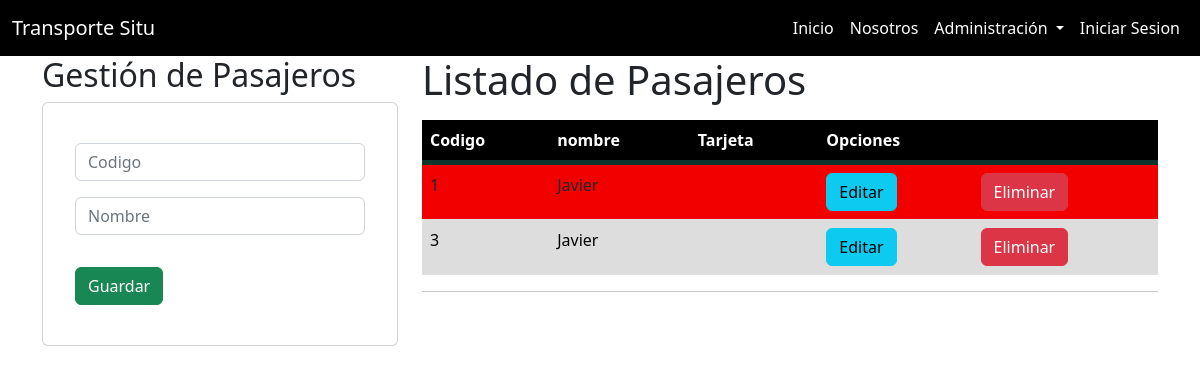
/pasajeros/, run on the app's committed database.
### GestionAdmin/models.py (models this page shows, shortened)
class Pasajero(models.Model):
    codigo = models.IntegerField(primary_key=True)
    nombre = models.CharField(max_length=10)
    tarjeta_transporte = models.OneToOneField(TarjetaTransporte, on_delete=models.CASCADE)
    class Meta:
        verbose_name = 'Pasajero'
        verbose_name_plural = 'Pasajeros'

### GestionAdmin/views.py (the view)
# urls.py: path('pasajeros/',pasajeros,name='pasajeros'),
def pasajeros(request):
    pasajeroslistados = Pasajero.objects.all()
    page = request.GET.get('page',1)
    try:
        paginator = Paginator(pasajeroslistados,5)
        pasajeroslistados = paginator.page(page)
    except:
        raise Http404
    data = {
        'entity': pasajeroslistados,
        'paginator': paginator
    }
    return render(request,"app/pasajero/gestionarPasajeros.html",data)

### GestionAdmin/templates/app/pasajero/gestionarPasajeros.html (shortened to what this page needs)
{% extends 'app/base.html'%}
{% block body %}
<div class="row">
    <div class="col-sm-12 col-md-6 col-lg-4 col-xl-4">
        <h2>Gestión de Pasajeros</h2>
        <div class="card">
            <div class="card-body">
                <div class="card-body">
                    <form action="/registrarPasajero/" method="POST">{% csrf_token %}
                        <div class="form-group py-2">
                            <input type="int" id="txtCodigo" name="txtCodigo" class="form-control" placeholder="Codigo"
                                minlength="1" maxlength="6" required>
                        </div>
                        <div class="form-group py-2">
                            <input type="text" id="txtNombre" name="txtNombre" class="form-control" placeholder="Nombre"
                                minlength="1" maxlength="6" required>
                        </div>
                        <div class="form-group py-2">
                        </div>
                        <div class="form-group py-2">
                            <button type="submit" class="btn btn-success text-white">Guardar</button>
                        </div>
                    </form>
                </div>
            </div>
        </div>
    </div>
    <div class="col-sm-12 col-md-6 col-lg-8 col-xl-8">
        <h1>Listado de Pasajeros</h1>
        <div class="table-responsive py-2">
            <table class="table table-striped">
                <thead>
                    <tr>
                        <th>Codigo</th>
                        <th>nombre</th>
                        <th>Tarjeta</th>
                        <th colspan="2">Opciones</th>
                    </tr>
                </thead>
                <tbody>
                    {% for p in entity %}
                    <tr>
                        <td>{{p.codigo}}</td>
                        <td>{{p.nombre}}</td>
                        <td>{{p.tarjeta}}</td>
                        <td><a href="/edicionBus/{{p.codigo}}" class="btn btn-info">Editar</a></td>
                        <td><a href="/eliminarBus/{{p.codigo}}" class="btn btn-danger btnEliminacion">Eliminar</a></td>
                    </tr>
                    {% endfor %}
                </tbody>
            </table>
            <hr>
        </div>
    </div>
</div>
{% endblock %}

### GestionAdmin/static/css/index.css (style rules this page uses)
* { margin: 0; padding: 0; }

### GestionAdmin/static/css/tablas.css (style rules this page uses)
table { background-color: white; text-align: left; width: 100%; }
th,td { padding: 20px; }
thead { background-color: #000000; border-bottom: solid 5px #0F362D; color: white; }
tbody { background-color: red; color: #000000; }
tr:nth-child(even) { background-color: #ddd; cursor: pointer; }

### data on the page
Pasajero: codigo "1", nombre "Javier"
Pasajero: codigo "3", nombre "Javier"
